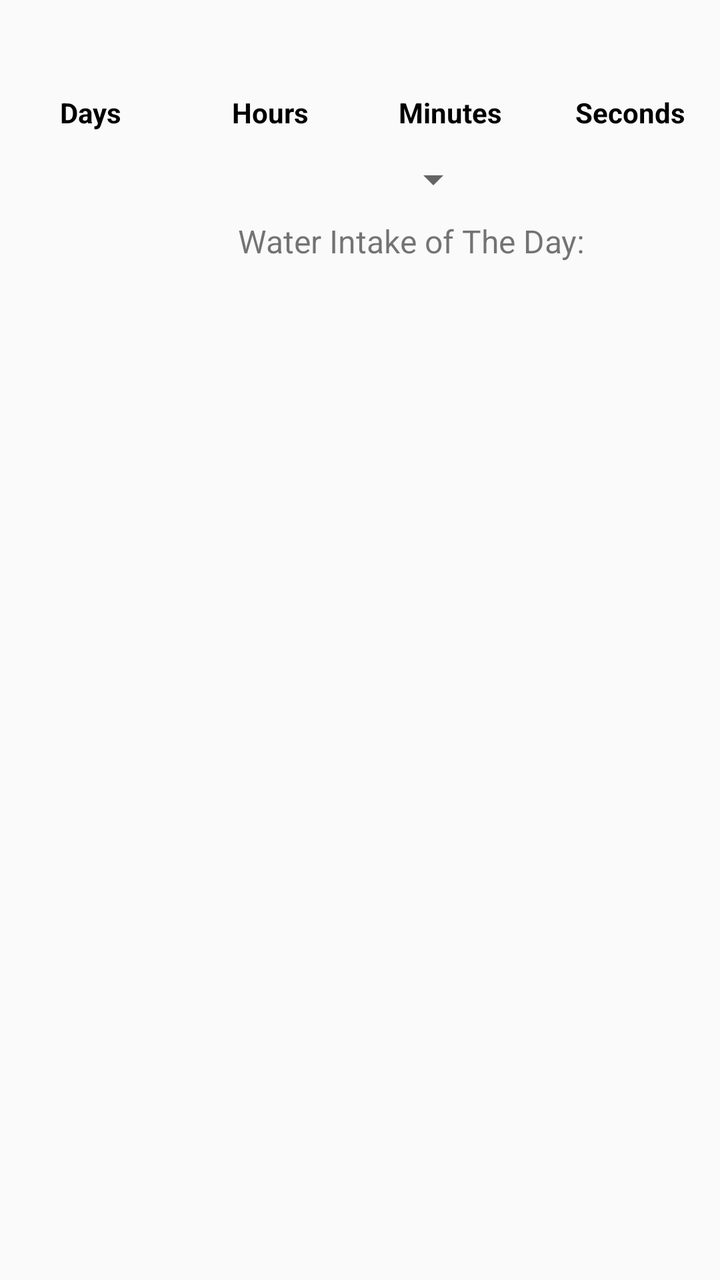
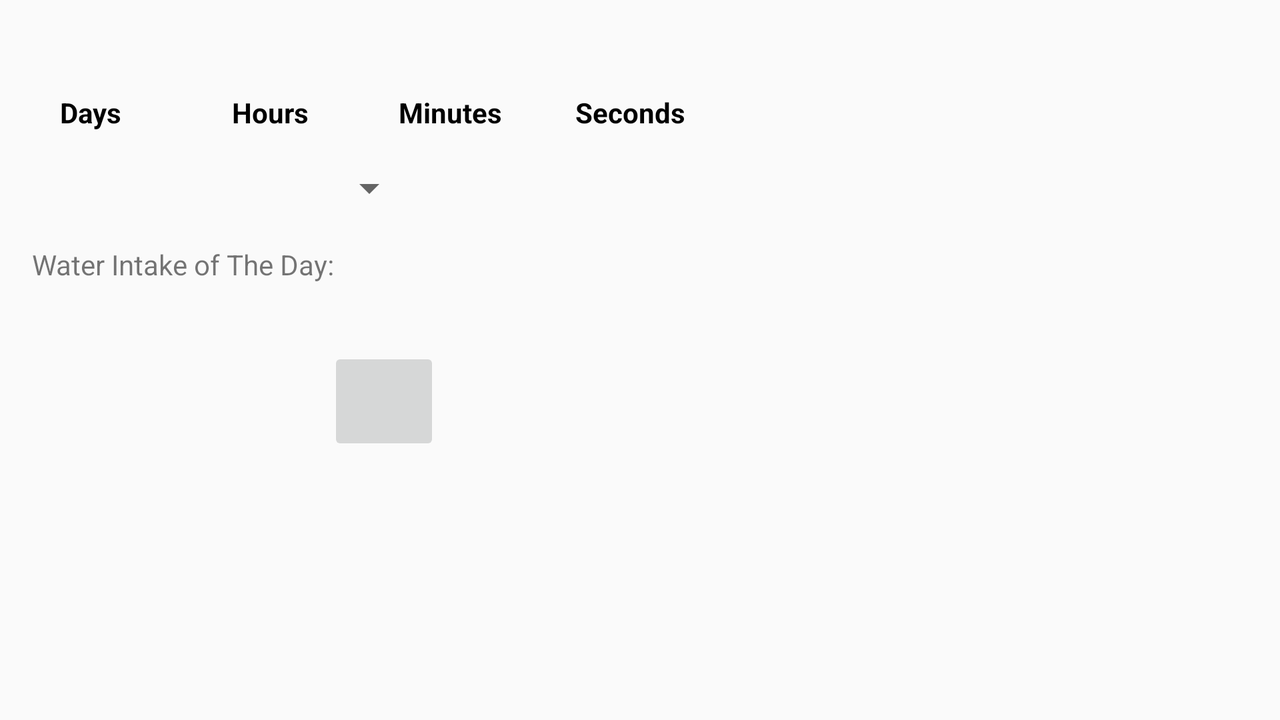

Two renders of one Android screen. The first uses the default layout on a phone; the second uses the alternative layout the repository ships for a different screen configuration, on a matching device. The two XML files are below.
<!-- AndroidManifest.xml: application theme AppTheme -->
<!-- res/layout/activity_main.xml -->
<?xml version="1.0" encoding="utf-8"?>
<androidx.coordinatorlayout.widget.CoordinatorLayout xmlns:android="http://schemas.android.com/apk/res/android"
    xmlns:tools="http://schemas.android.com/tools"
    xmlns:app="http://schemas.android.com/apk/res-auto"


    android:layout_width="match_parent"
    android:layout_height="match_parent">

    <androidx.constraintlayout.widget.ConstraintLayout
        android:id="@+id/constraintLayout"
        android:layout_width="match_parent"
        android:layout_height="670dp"
        app:layout_anchor="@+id/constraintLayout"
        app:layout_anchorGravity="center"
        tools:context=".MainActivity">

        <ImageButton
            android:id="@+id/wateraddBtn"
            android:layout_width="44dp"
            android:layout_height="46dp"
            android:layout_marginStart="72dp"
            android:layout_marginLeft="72dp"
            android:layout_marginTop="12dp"
            android:adjustViewBounds="true"
            android:background="?attr/selectableItemBackgroundBorderless"
            android:scaleType="fitCenter"
            app:layout_constraintStart_toEndOf="@+id/imageView"
            app:layout_constraintTop_toBottomOf="@+id/textView2"
            app:srcCompat="@drawable/plusicon" />

        <TextView
            android:id="@+id/textView2"
            android:layout_width="241dp"
            android:layout_height="32dp"
            android:layout_marginTop="8dp"
            android:text="Water Intake of The Day:"
            android:textSize="16sp"
            app:layout_constraintEnd_toEndOf="parent"
            app:layout_constraintHorizontal_bias="1.0"
            app:layout_constraintStart_toEndOf="@+id/imageView"
            app:layout_constraintTop_toBottomOf="@+id/spinner" />

        <ImageView
            android:id="@+id/imageView"
            android:layout_width="117dp"
            android:layout_height="161dp"
            android:layout_marginStart="4dp"
            android:layout_marginLeft="4dp"
            android:layout_marginTop="36dp"
            android:background="#00FFFFFF"
            app:layout_constraintStart_toStartOf="parent"
            app:layout_constraintTop_toBottomOf="@+id/relativeLayout"
            app:srcCompat="@drawable/cup" />

        <RelativeLayout
            android:id="@+id/relativeLayout"
            android:layout_width="match_parent"
            android:layout_height="wrap_content"
            android:layout_centerHorizontal="true"
            android:layout_centerVertical="true"
            app:layout_constraintEnd_toEndOf="parent"
            app:layout_constraintStart_toStartOf="parent"
            app:layout_constraintTop_toTopOf="parent">

            <LinearLayout
                android:id="@+id/LinearLayout"
                android:layout_width="wrap_content"
                android:layout_height="wrap_content"
                android:gravity="center"
                android:orientation="horizontal">

                <TextView
                    android:id="@+id/tvEvent"
                    android:layout_width="match_parent"
                    android:layout_height="wrap_content"
                    android:gravity="center"
                    android:paddingLeft="50dp"
                    android:singleLine="true"
                    android:textColor="#000000"
                    android:textSize="24sp"
                    android:textStyle="bold"
                    android:visibility="gone" />

                <LinearLayout
                    android:id="@+id/LinearLayout10"
                    android:layout_width="90dp"
                    android:layout_height="wrap_content"
                    android:layout_weight="1"
                    android:gravity="center"
                    android:orientation="vertical">

                    <TextView
                        android:id="@+id/txtTimerDay"
                        android:layout_width="fill_parent"
                        android:layout_height="wrap_content"
                        android:layout_weight="3"
                        android:gravity="center"
                        android:textAppearance="?android:attr/textAppearanceLarge"
                        android:textColor="#000000"
                        android:textSize="35dp"
                        android:textStyle="bold" />

                    <TextView
                        android:id="@+id/txt_TimerDay"
                        android:layout_width="fill_parent"
                        android:layout_height="wrap_content"
                        android:layout_weight="1"
                        android:gravity="center_horizontal"
                        android:text="Days"
                        android:textAppearance="?android:attr/textAppearanceSmall"
                        android:textColor="@color/design_default_color_on_secondary"
                        android:textStyle="bold" />
                </LinearLayout>

                <LinearLayout
                    android:id="@+id/LinearLayout11"
                    android:layout_width="90dp"
                    android:layout_height="wrap_content"
                    android:layout_weight="1"
                    android:gravity="center"
                    android:orientation="vertical">

                    <TextView
                        android:id="@+id/txtTimerHour"
                        android:layout_width="fill_parent"
                        android:layout_height="wrap_content"
                        android:layout_weight="3"
                        android:gravity="center"
                        android:textAppearance="?android:attr/textAppearanceLarge"
                        android:textColor="#000000"
                        android:textSize="35dp"
                        android:textStyle="bold" />

                    <TextView
                        android:id="@+id/txt_TimerHour"
                        android:layout_width="fill_parent"
                        android:layout_height="wrap_content"
                        android:layout_weight="1"
                        android:gravity="center_horizontal"
                        android:text="Hours"
                        android:textAppearance="?android:attr/textAppearanceSmall"
                        android:textColor="@color/design_default_color_on_secondary"
                        android:textStyle="bold" />
                </LinearLayout>

                <LinearLayout
                    android:id="@+id/LinearLayout12"
                    android:layout_width="90dp"
                    android:layout_height="wrap_content"
                    android:layout_weight="1"
                    android:gravity="center"
                    android:orientation="vertical">

                    <TextView
                        android:id="@+id/txtTimerMinute"
                        android:layout_width="fill_parent"
                        android:layout_height="wrap_content"
                        android:layout_weight="3"
                        android:gravity="center"
                        android:textAppearance="?android:attr/textAppearanceLarge"
                        android:textColor="#000000"
                        android:textSize="35dp"
                        android:textStyle="bold" />

                    <TextView
                        android:id="@+id/txt_TimerMinute"
                        android:layout_width="fill_parent"
                        android:layout_height="wrap_content"
                        android:layout_weight="1"
                        android:gravity="center_horizontal"
                        android:text="Minutes"
                        android:textAppearance="?android:attr/textAppearanceSmall"
                        android:textColor="@color/design_default_color_on_secondary"
                        android:textStyle="bold" />
                </LinearLayout>

                <LinearLayout
                    android:id="@+id/LinearLayout13"
                    android:layout_width="90dp"
                    android:layout_height="wrap_content"
                    android:layout_weight="1"
                    android:gravity="center"
                    android:orientation="vertical">

                    <TextView
                        android:id="@+id/txtTimerSecond"
                        android:layout_width="fill_parent"
                        android:layout_height="wrap_content"
                        android:layout_weight="3"
                        android:gravity="center"
                        android:textAppearance="?android:attr/textAppearanceLarge"
                        android:textColor="#000000"
                        android:textSize="35dp"
                        android:textStyle="bold" />

                    <TextView
                        android:id="@+id/txt_TimerSecond"
                        android:layout_width="fill_parent"
                        android:layout_height="wrap_content"
                        android:layout_weight="1"
                        android:gravity="center_horizontal"
                        android:text="Seconds"
                        android:textAppearance="?android:attr/textAppearanceSmall"
                        android:textColor="@color/design_default_color_on_secondary"
                        android:textStyle="bold" />
                </LinearLayout>
            </LinearLayout>
        </RelativeLayout>

        <Spinner
            android:id="@+id/spinner"
            android:layout_width="wrap_content"
            android:layout_height="wrap_content"
            android:layout_marginTop="12dp"
            app:layout_constraintEnd_toEndOf="parent"
            app:layout_constraintHorizontal_bias="0.617"
            app:layout_constraintStart_toStartOf="parent"
            app:layout_constraintTop_toBottomOf="@+id/relativeLayout" />

        <TextView
            android:id="@+id/textView4"
            android:layout_width="wrap_content"
            android:layout_height="wrap_content"
            android:layout_marginTop="24dp"
            android:text="TextView"
            android:visibility="invisible"
            app:layout_constraintEnd_toEndOf="parent"
            app:layout_constraintHorizontal_bias="0.412"
            app:layout_constraintStart_toStartOf="parent"
            app:layout_constraintTop_toBottomOf="@+id/wateraddBtn" />

        <androidx.recyclerview.widget.RecyclerView
            android:id="@+id/daymedicines_view"
            android:layout_width="358dp"
            android:layout_height="265dp"
            app:layout_constraintBottom_toBottomOf="parent"
            app:layout_constraintEnd_toEndOf="parent"
            app:layout_constraintHorizontal_bias="1.0"
            app:layout_constraintStart_toStartOf="parent"
            app:layout_constraintTop_toBottomOf="@+id/textView2"
            app:layout_constraintVertical_bias="0.311" />

    </androidx.constraintlayout.widget.ConstraintLayout>


</androidx.coordinatorlayout.widget.CoordinatorLayout>
<!-- resources referenced by this layout -->
<resources>
  <style name="AppTheme" parent="Theme.AppCompat.Light.NoActionBar">
          
          <item name="colorPrimary">@color/colorPrimaryBlue</item>
  
      </style>
  <color name="colorPrimaryBlue">#23408e</color>
</resources>
<!-- res/layout-land/activity_main.xml (the author's variant of the layout above) -->
<!-- drawn on the phone turned sideways -->
<?xml version="1.0" encoding="utf-8"?>
<androidx.coordinatorlayout.widget.CoordinatorLayout xmlns:android="http://schemas.android.com/apk/res/android"
    xmlns:tools="http://schemas.android.com/tools"
    xmlns:app="http://schemas.android.com/apk/res-auto"


    android:layout_width="match_parent"
    android:layout_height="match_parent">

    <androidx.constraintlayout.widget.ConstraintLayout
        android:id="@+id/constraintLayout"
        android:layout_width="match_parent"
        android:layout_height="670dp"
        app:layout_anchor="@+id/constraintLayout"
        app:layout_anchorGravity="center"
        tools:context=".MainActivity">

        <ImageButton
            android:id="@+id/wateraddBtn"
            android:layout_width="56dp"
            android:layout_height="54dp"

            android:layout_marginStart="164dp"
            android:layout_marginLeft="164dp"
            android:layout_marginTop="32dp"
            android:adjustViewBounds="true"
            android:scaleType="fitCenter"
            app:layout_constraintStart_toStartOf="parent"
            app:layout_constraintTop_toBottomOf="@+id/textView2"
            app:srcCompat="@drawable/add_button" />

        <TextView
            android:id="@+id/textView2"
            android:layout_width="wrap_content"
            android:layout_height="wrap_content"
            android:layout_marginStart="16dp"
            android:layout_marginLeft="16dp"
            android:layout_marginTop="12dp"
            android:text="Water Intake of The Day:"
            app:layout_constraintStart_toStartOf="parent"
            app:layout_constraintTop_toBottomOf="@+id/spinner" />

        <ImageView
            android:id="@+id/imageView"
            android:layout_width="117dp"
            android:layout_height="161dp"
            android:layout_marginStart="16dp"
            android:layout_marginLeft="16dp"
            android:layout_marginTop="20dp"
            android:background="#00FFFFFF"
            app:layout_constraintStart_toStartOf="parent"
            app:layout_constraintTop_toBottomOf="@+id/spinner"
            app:srcCompat="@drawable/cup" />

        <RelativeLayout
            android:id="@+id/relativeLayout"
            android:layout_width="match_parent"
            android:layout_height="wrap_content"
            android:layout_centerHorizontal="true"
            android:layout_centerVertical="true"
            app:layout_constraintEnd_toEndOf="parent"
            app:layout_constraintStart_toStartOf="parent"
            app:layout_constraintTop_toTopOf="parent">

            <LinearLayout
                android:id="@+id/LinearLayout"
                android:layout_width="wrap_content"
                android:layout_height="wrap_content"
                android:gravity="center"
                android:orientation="horizontal">

                <TextView
                    android:id="@+id/tvEvent"
                    android:layout_width="match_parent"
                    android:layout_height="wrap_content"
                    android:gravity="center"
                    android:paddingLeft="50dp"
                    android:singleLine="true"
                    android:textColor="#000000"
                    android:textSize="24sp"
                    android:textStyle="bold"
                    android:visibility="gone" />

                <LinearLayout
                    android:id="@+id/LinearLayout10"
                    android:layout_width="90dp"
                    android:layout_height="wrap_content"
                    android:layout_weight="1"
                    android:gravity="center"
                    android:orientation="vertical">

                    <TextView
                        android:id="@+id/txtTimerDay"
                        android:layout_width="fill_parent"
                        android:layout_height="wrap_content"
                        android:layout_weight="3"
                        android:gravity="center"
                        android:textAppearance="?android:attr/textAppearanceLarge"
                        android:textColor="#000000"
                        android:textSize="35dp"
                        android:textStyle="bold" />

                    <TextView
                        android:id="@+id/txt_TimerDay"
                        android:layout_width="fill_parent"
                        android:layout_height="wrap_content"
                        android:layout_weight="1"
                        android:gravity="center_horizontal"
                        android:text="Days"
                        android:textAppearance="?android:attr/textAppearanceSmall"
                        android:textColor="@color/design_default_color_on_secondary"
                        android:textStyle="bold" />
                </LinearLayout>

                <LinearLayout
                    android:id="@+id/LinearLayout11"
                    android:layout_width="90dp"
                    android:layout_height="wrap_content"
                    android:layout_weight="1"
                    android:gravity="center"
                    android:orientation="vertical">

                    <TextView
                        android:id="@+id/txtTimerHour"
                        android:layout_width="fill_parent"
                        android:layout_height="wrap_content"
                        android:layout_weight="3"
                        android:gravity="center"
                        android:textAppearance="?android:attr/textAppearanceLarge"
                        android:textColor="#000000"
                        android:textSize="35dp"
                        android:textStyle="bold" />

                    <TextView
                        android:id="@+id/txt_TimerHour"
                        android:layout_width="fill_parent"
                        android:layout_height="wrap_content"
                        android:layout_weight="1"
                        android:gravity="center_horizontal"
                        android:text="Hours"
                        android:textAppearance="?android:attr/textAppearanceSmall"
                        android:textColor="@color/design_default_color_on_secondary"
                        android:textStyle="bold" />
                </LinearLayout>

                <LinearLayout
                    android:id="@+id/LinearLayout12"
                    android:layout_width="90dp"
                    android:layout_height="wrap_content"
                    android:layout_weight="1"
                    android:gravity="center"
                    android:orientation="vertical">

                    <TextView
                        android:id="@+id/txtTimerMinute"
                        android:layout_width="fill_parent"
                        android:layout_height="wrap_content"
                        android:layout_weight="3"
                        android:gravity="center"
                        android:textAppearance="?android:attr/textAppearanceLarge"
                        android:textColor="#000000"
                        android:textSize="35dp"
                        android:textStyle="bold" />

                    <TextView
                        android:id="@+id/txt_TimerMinute"
                        android:layout_width="fill_parent"
                        android:layout_height="wrap_content"
                        android:layout_weight="1"
                        android:gravity="center_horizontal"
                        android:text="Minutes"
                        android:textAppearance="?android:attr/textAppearanceSmall"
                        android:textColor="@color/design_default_color_on_secondary"
                        android:textStyle="bold" />
                </LinearLayout>

                <LinearLayout
                    android:id="@+id/LinearLayout13"
                    android:layout_width="90dp"
                    android:layout_height="wrap_content"
                    android:layout_weight="1"
                    android:gravity="center"
                    android:orientation="vertical">

                    <TextView
                        android:id="@+id/txtTimerSecond"
                        android:layout_width="fill_parent"
                        android:layout_height="wrap_content"
                        android:layout_weight="3"
                        android:gravity="center"
                        android:textAppearance="?android:attr/textAppearanceLarge"
                        android:textColor="#000000"
                        android:textSize="35dp"
                        android:textStyle="bold" />

                    <TextView
                        android:id="@+id/txt_TimerSecond"
                        android:layout_width="fill_parent"
                        android:layout_height="wrap_content"
                        android:layout_weight="1"
                        android:gravity="center_horizontal"
                        android:text="Seconds"
                        android:textAppearance="?android:attr/textAppearanceSmall"
                        android:textColor="@color/design_default_color_on_secondary"
                        android:textStyle="bold" />
                </LinearLayout>
            </LinearLayout>
        </RelativeLayout>

        <Spinner
            android:id="@+id/spinner"
            android:layout_width="143dp"
            android:layout_height="33dp"
            android:layout_marginTop="12dp"
            app:layout_constraintEnd_toEndOf="parent"
            app:layout_constraintHorizontal_bias="0.132"
            app:layout_constraintStart_toStartOf="parent"
            app:layout_constraintTop_toBottomOf="@+id/relativeLayout" />

        <TextView
            android:id="@+id/textView4"
            android:layout_width="wrap_content"
            android:layout_height="wrap_content"
            android:layout_marginTop="44dp"
            android:text="TextView"
            android:visibility="invisible"
            app:layout_constraintEnd_toEndOf="parent"
            app:layout_constraintHorizontal_bias="0.023"
            app:layout_constraintStart_toStartOf="parent"
            app:layout_constraintTop_toBottomOf="@+id/wateraddBtn" />

        <androidx.recyclerview.widget.RecyclerView
            android:id="@+id/daymedicines_view"
            android:layout_width="330dp"
            android:layout_height="199dp"
            android:layout_marginEnd="16dp"
            android:layout_marginRight="16dp"
            android:layout_marginBottom="392dp"
            app:layout_constraintBottom_toBottomOf="parent"
            app:layout_constraintEnd_toEndOf="parent" />

    </androidx.constraintlayout.widget.ConstraintLayout>


</androidx.coordinatorlayout.widget.CoordinatorLayout>
